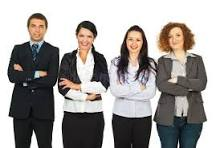
#> input picture Images/persons.jpg, 220 x 148 px, found by its file name
$ python lesson42.py
#> lines starting #> are read from the running program, lines starting #| are printed output that depends on the picture; after the words box and inside, x2 and y2 are one past the last pixel; in counts of white or black regions, pixels touching at a corner belong together
import cv2
face = cv2.CascadeClassifier(cv2.data.haarcascades+"haarcascade_frontalface_default.xml")
image = cv2.imread("Images/persons.jpg")
#> image is the input picture: shape (148, 220, 3); mean B, G, R 154.6, 157.1, 160.8
gray = cv2.cvtColor(image, cv2.COLOR_BGR2GRAY)
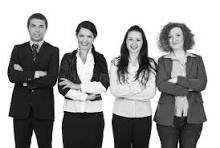
#> gray: shape (148, 220); min 0, max 255, mean 157.9
faces = face.detectMultiScale(gray, scaleFactor=1.1,minNeighbors=3)
#> faces = [[24, 17, 26, 26], [73, 26, 25, 25], [163, 27, 24, 24], [122, 30, 25, 25]]
for(x,y,w,h) in faces:
    cv2.rectangle(image, (x,y),(x+w,y+h),(0,255,0),2)
#> this loop made 4 passes
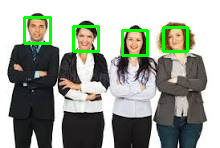
#> image: shape (148, 220, 3); 3.64% of pixels changed, all inside (x1, y1, x2, y2) = (23, 16, 189, 57)
for i in range(1,len(faces)+1):
    print("Face", i, "detected")
#> this loop made 4 passes
#| Face 1 detected
#| Face 2 detected
#| Face 3 detected
#| Face 4 detected
cv2.imshow("Face Detection", image)
print("Total faces found : ",len(faces))
#| Total faces found :  4
cv2.waitKey(0)
cv2.destroyAllWindows()

$ run again, with Images/flower.jpg copied over Images/persons.jpg
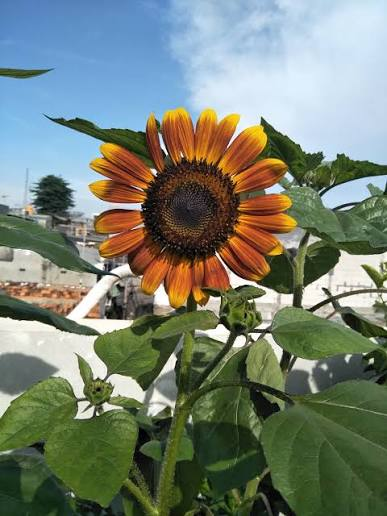
#> input picture Images/flower.jpg, 387 x 516 px, found by its file name
#> image is the input picture: shape (516, 387, 3); mean B, G, R 114.8, 128.4, 118.4
#> `gray = cv2.cvtColor(image, cv2.COLOR_BGR2GRAY)`:
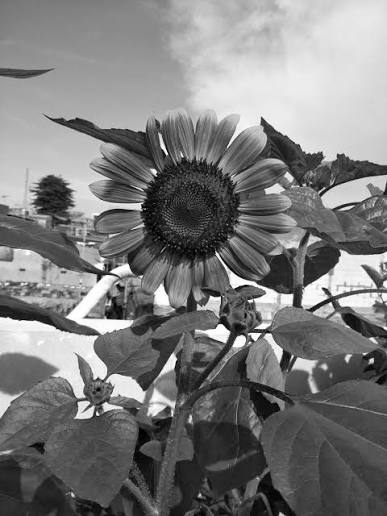
#> gray: shape (516, 387); min 0, max 255, mean 123.8
#> faces = ()
#| Total faces found :  0
